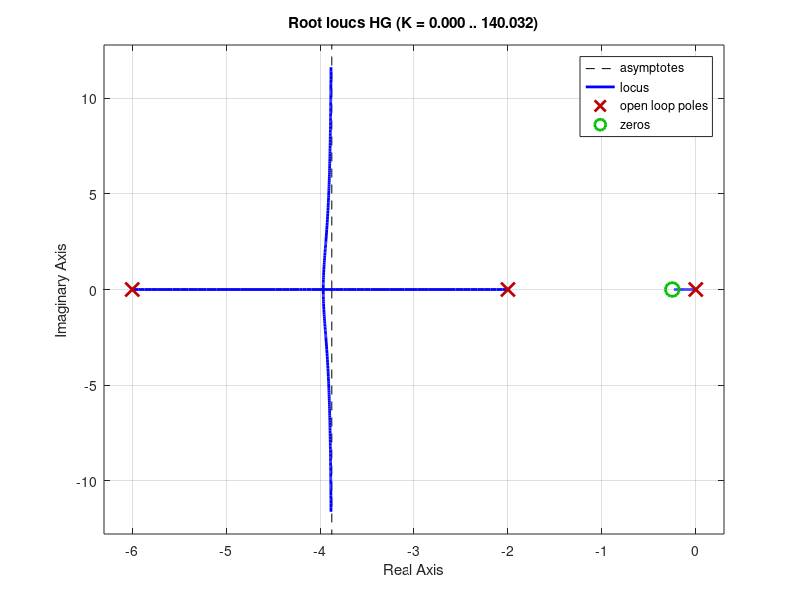

This chart was generated by the following MATLAB code: (Note: this script raises an error after producing the figure.)
%% Sanjidah Wahid: Section P
%% Computer Project #4

close all
clear all
clc 

HG = zpk([-0.25],[0 -2 -6],[1])
axis('equal');
rlocus(HG)

[k,poles] = rlocfind(HG, -3.969)